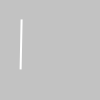
Frame 1 (no input)
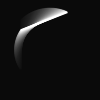
Frame 60 (the mouse pressed at the canvas centre just before this capture)
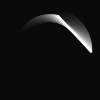
Frame 120 (the mouse held since frame 60 and released just before this capture)

The Processing sketch that drew these frames (run headless with seeded random() and noise(); from frame 60 on, the mouse is pressed at the canvas centre):

// Processing sketch: processing_90628
// ── processing_90628.pde

float angle = 0.0;
void setup() {
size(100, 100);
smooth();
noStroke();
}
void draw() {
fill(0, 12);
rect(0, 0, width, height);
fill(255);
angle = angle + 0.02;
translate(50, 50);
rotate(angle);
rect(-30, -30, 2, 50);
}
